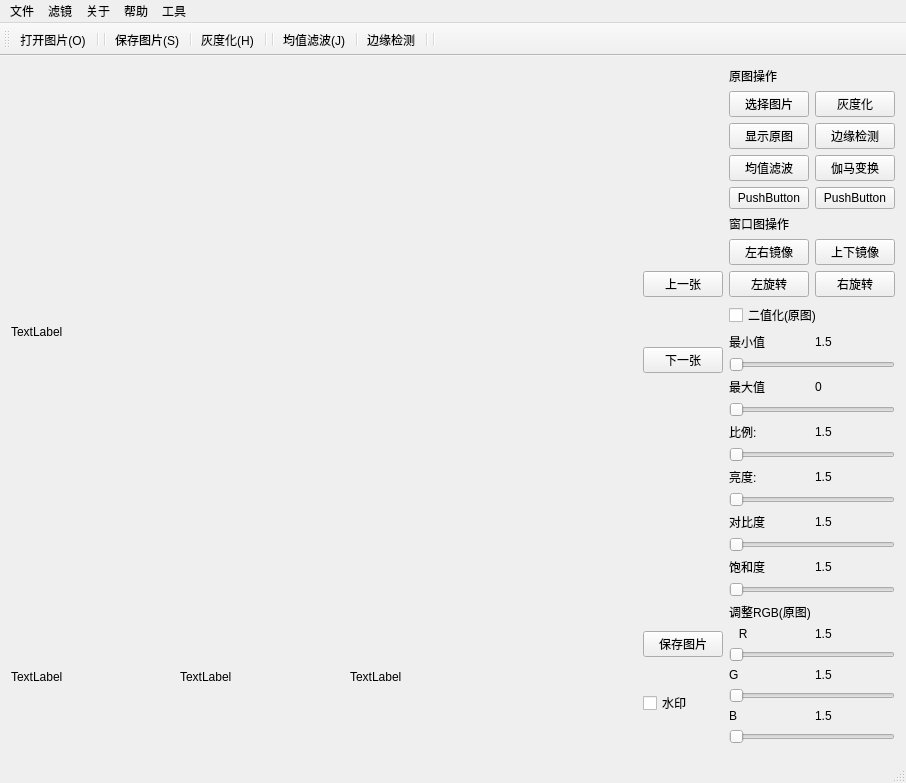
<?xml version="1.0" encoding="UTF-8"?>
<ui version="4.0">
 <class>Qt5DigitalImageProcessingClass</class>
 <widget class="QMainWindow" name="Qt5DigitalImageProcessingClass">
  <property name="geometry">
   <rect>
    <x>0</x>
    <y>0</y>
    <width>906</width>
    <height>705</height>
   </rect>
  </property>
  <property name="windowTitle">
   <string>Qt5DigitalImageProcessing</string>
  </property>
  <widget class="QWidget" name="centralWidget">
   <layout class="QGridLayout" name="gridLayout_5">
    <item row="9" column="11">
     <widget class="QPushButton" name="pushButtonNextImg">
      <property name="text">
       <string>下一张</string>
      </property>
     </widget>
    </item>
    <item row="3" column="11">
     <layout class="QGridLayout" name="gridLayout_14"/>
    </item>
    <item row="4" column="11">
     <layout class="QHBoxLayout" name="horizontalLayout_2"/>
    </item>
    <item row="11" column="12">
     <layout class="QGridLayout" name="gridLayout_3">
      <item row="3" column="0">
       <widget class="QLabel" name="labelColorG">
        <property name="text">
         <string>G</string>
        </property>
       </widget>
      </item>
      <item row="5" column="0">
       <widget class="QLabel" name="labelColorB">
        <property name="text">
         <string>B</string>
        </property>
       </widget>
      </item>
      <item row="1" column="0">
       <widget class="QLabel" name="labelColorR">
        <property name="text">
         <string>   R       </string>
        </property>
       </widget>
      </item>
      <item row="2" column="0" colspan="2">
       <widget class="QSlider" name="horizontalSliderScale_6">
        <property name="orientation">
         <enum>Qt::Horizontal</enum>
        </property>
       </widget>
      </item>
      <item row="4" column="0" colspan="2">
       <widget class="QSlider" name="horizontalSliderScale_7">
        <property name="orientation">
         <enum>Qt::Horizontal</enum>
        </property>
       </widget>
      </item>
      <item row="1" column="1">
       <widget class="QLabel" name="labelColorRNum">
        <property name="text">
         <string>1.5</string>
        </property>
       </widget>
      </item>
      <item row="3" column="1">
       <widget class="QLabel" name="labelColorGNum">
        <property name="text">
         <string>1.5</string>
        </property>
       </widget>
      </item>
      <item row="5" column="1">
       <widget class="QLabel" name="labelColorBNum">
        <property name="text">
         <string>1.5</string>
        </property>
       </widget>
      </item>
      <item row="6" column="0" colspan="2">
       <widget class="QSlider" name="horizontalSliderScale_8">
        <property name="orientation">
         <enum>Qt::Horizontal</enum>
        </property>
       </widget>
      </item>
      <item row="0" column="0" colspan="2">
       <widget class="QLabel" name="label_3">
        <property name="text">
         <string>调整RGB(原图)</string>
        </property>
       </widget>
      </item>
     </layout>
    </item>
    <item row="11" column="10">
     <layout class="QGridLayout" name="gridLayout_9"/>
    </item>
    <item row="11" column="9">
     <layout class="QGridLayout" name="gridLayout_7"/>
    </item>
    <item row="10" column="12">
     <layout class="QGridLayout" name="gridLayout_2">
      <item row="0" column="0">
       <widget class="QLabel" name="labelScale">
        <property name="text">
         <string>比例:</string>
        </property>
       </widget>
      </item>
      <item row="2" column="1">
       <widget class="QLabel" name="labelLuminanceNum">
        <property name="text">
         <string>1.5</string>
        </property>
       </widget>
      </item>
      <item row="5" column="0">
       <widget class="QLabel" name="labelContrast">
        <property name="text">
         <string>对比度</string>
        </property>
       </widget>
      </item>
      <item row="5" column="1">
       <widget class="QLabel" name="labelContrastNum">
        <property name="text">
         <string>1.5</string>
        </property>
       </widget>
      </item>
      <item row="8" column="0" colspan="2">
       <widget class="QSlider" name="horizontalSliderSaturation">
        <property name="orientation">
         <enum>Qt::Horizontal</enum>
        </property>
       </widget>
      </item>
      <item row="0" column="1">
       <widget class="QLabel" name="labelScaleNum">
        <property name="text">
         <string>1.5</string>
        </property>
       </widget>
      </item>
      <item row="2" column="0">
       <widget class="QLabel" name="labelLuminance">
        <property name="text">
         <string>亮度:</string>
        </property>
       </widget>
      </item>
      <item row="7" column="0">
       <widget class="QLabel" name="labelSaturation">
        <property name="text">
         <string>饱和度</string>
        </property>
       </widget>
      </item>
      <item row="3" column="0" colspan="2">
       <widget class="QSlider" name="horizontalSliderLuminance">
        <property name="orientation">
         <enum>Qt::Horizontal</enum>
        </property>
       </widget>
      </item>
      <item row="6" column="0" colspan="2">
       <widget class="QSlider" name="horizontalSliderContrast">
        <property name="orientation">
         <enum>Qt::Horizontal</enum>
        </property>
       </widget>
      </item>
      <item row="7" column="1">
       <widget class="QLabel" name="labelSaturationNum">
        <property name="text">
         <string>1.5</string>
        </property>
       </widget>
      </item>
      <item row="1" column="0" colspan="2">
       <widget class="QSlider" name="horizontalSliderScale">
        <property name="orientation">
         <enum>Qt::Horizontal</enum>
        </property>
       </widget>
      </item>
     </layout>
    </item>
    <item row="10" column="11">
     <layout class="QGridLayout" name="gridLayout_6"/>
    </item>
    <item row="11" column="11">
     <layout class="QGridLayout" name="gridLayout_10">
      <item row="2" column="1">
       <widget class="QPushButton" name="pushButtonSaveImg">
        <property name="text">
         <string>保存图片</string>
        </property>
       </widget>
      </item>
      <item row="3" column="1">
       <widget class="QCheckBox" name="checkBoxWaterMark">
        <property name="text">
         <string>水印</string>
        </property>
       </widget>
      </item>
     </layout>
    </item>
    <item row="0" column="0" rowspan="11" colspan="11">
     <widget class="QLabel" name="labelShow">
      <property name="toolTipDuration">
       <number>0</number>
      </property>
      <property name="text">
       <string>TextLabel</string>
      </property>
     </widget>
    </item>
    <item row="2" column="11">
     <layout class="QGridLayout" name="gridLayout_12"/>
    </item>
    <item row="9" column="12">
     <layout class="QGridLayout" name="gridLayout_11">
      <item row="4" column="0" colspan="2">
       <widget class="QSlider" name="horizontalSliderThrMax">
        <property name="orientation">
         <enum>Qt::Horizontal</enum>
        </property>
       </widget>
      </item>
      <item row="1" column="1">
       <widget class="QLabel" name="labelThreshMinNum">
        <property name="text">
         <string>1.5</string>
        </property>
       </widget>
      </item>
      <item row="1" column="0">
       <widget class="QLabel" name="labelThreshMin">
        <property name="text">
         <string>最小值</string>
        </property>
       </widget>
      </item>
      <item row="3" column="1">
       <widget class="QLabel" name="labelThreshMaxNum">
        <property name="text">
         <string>0</string>
        </property>
       </widget>
      </item>
      <item row="2" column="0" colspan="2">
       <widget class="QSlider" name="horizontalSliderThrMin">
        <property name="orientation">
         <enum>Qt::Horizontal</enum>
        </property>
       </widget>
      </item>
      <item row="3" column="0">
       <widget class="QLabel" name="labelThreshMax">
        <property name="text">
         <string>最大值</string>
        </property>
       </widget>
      </item>
      <item row="0" column="0" colspan="2">
       <widget class="QCheckBox" name="checkBoxThreshold">
        <property name="text">
         <string>二值化(原图)</string>
        </property>
       </widget>
      </item>
     </layout>
    </item>
    <item row="11" column="0" rowspan="2" colspan="9">
     <layout class="QHBoxLayout" name="horizontalLayout">
      <item>
       <widget class="QLabel" name="labelOther1">
        <property name="text">
         <string>TextLabel</string>
        </property>
       </widget>
      </item>
      <item>
       <widget class="QLabel" name="labelOther2">
        <property name="text">
         <string>TextLabel</string>
        </property>
       </widget>
      </item>
      <item>
       <widget class="QLabel" name="labelOther3">
        <property name="text">
         <string>TextLabel</string>
        </property>
       </widget>
      </item>
     </layout>
    </item>
    <item row="6" column="11">
     <layout class="QHBoxLayout" name="horizontalLayout_3"/>
    </item>
    <item row="8" column="11">
     <widget class="QPushButton" name="pushButtonPreImg">
      <property name="text">
       <string>上一张</string>
      </property>
     </widget>
    </item>
    <item row="0" column="12" rowspan="9">
     <layout class="QGridLayout" name="gridLayout">
      <item row="1" column="0">
       <widget class="QPushButton" name="pushButtonSelectImage">
        <property name="text">
         <string>选择图片</string>
        </property>
       </widget>
      </item>
      <item row="8" column="1">
       <widget class="QPushButton" name="pushButtonTurnRight">
        <property name="text">
         <string>右旋转</string>
        </property>
       </widget>
      </item>
      <item row="6" column="0" colspan="2">
       <widget class="QLabel" name="label_2">
        <property name="text">
         <string>窗口图操作</string>
        </property>
       </widget>
      </item>
      <item row="8" column="0">
       <widget class="QPushButton" name="pushButtonTurnLeft">
        <property name="text">
         <string>左旋转</string>
        </property>
       </widget>
      </item>
      <item row="1" column="1">
       <widget class="QPushButton" name="pushButtonCvtGray">
        <property name="text">
         <string>灰度化</string>
        </property>
       </widget>
      </item>
      <item row="0" column="0" colspan="2">
       <widget class="QLabel" name="label">
        <property name="text">
         <string>原图操作</string>
        </property>
       </widget>
      </item>
      <item row="3" column="1">
       <widget class="QPushButton" name="pushButtonEdgeDetection">
        <property name="text">
         <string>边缘检测</string>
        </property>
       </widget>
      </item>
      <item row="3" column="0">
       <widget class="QPushButton" name="pushButtonShowOriginImg">
        <property name="text">
         <string>显示原图</string>
        </property>
       </widget>
      </item>
      <item row="7" column="0">
       <widget class="QPushButton" name="pushButtonMirrorHorizontal">
        <property name="text">
         <string>左右镜像</string>
        </property>
       </widget>
      </item>
      <item row="4" column="1">
       <widget class="QPushButton" name="pushButtonGamma">
        <property name="text">
         <string>伽马变换</string>
        </property>
       </widget>
      </item>
      <item row="7" column="1">
       <widget class="QPushButton" name="pushButtonMirrorVertical">
        <property name="text">
         <string>上下镜像</string>
        </property>
       </widget>
      </item>
      <item row="4" column="0">
       <widget class="QPushButton" name="pushButtonMeanFilter">
        <property name="text">
         <string>均值滤波</string>
        </property>
       </widget>
      </item>
      <item row="5" column="0">
       <widget class="QPushButton" name="pushButton">
        <property name="text">
         <string>PushButton</string>
        </property>
       </widget>
      </item>
      <item row="5" column="1">
       <widget class="QPushButton" name="pushButton_2">
        <property name="text">
         <string>PushButton</string>
        </property>
       </widget>
      </item>
     </layout>
    </item>
   </layout>
  </widget>
  <widget class="QMenuBar" name="menuBar">
   <property name="geometry">
    <rect>
     <x>0</x>
     <y>0</y>
     <width>906</width>
     <height>22</height>
    </rect>
   </property>
   <widget class="QMenu" name="menuFile">
    <property name="title">
     <string>文件</string>
    </property>
    <addaction name="actionOpen"/>
    <addaction name="actionSave"/>
   </widget>
   <widget class="QMenu" name="menuImgFilters">
    <property name="title">
     <string>滤镜</string>
    </property>
    <addaction name="actionCvtGray"/>
    <addaction name="actionMeanFilter"/>
    <addaction name="actionEdgeDetect"/>
   </widget>
   <widget class="QMenu" name="menuAbout">
    <property name="title">
     <string>关于</string>
    </property>
    <addaction name="actionAbout"/>
   </widget>
   <widget class="QMenu" name="menuHelp">
    <property name="title">
     <string>帮助</string>
    </property>
    <addaction name="actionHelp"/>
   </widget>
   <widget class="QMenu" name="menuTools_2">
    <property name="title">
     <string>工具</string>
    </property>
    <addaction name="actionLanguage"/>
   </widget>
   <addaction name="menuFile"/>
   <addaction name="menuImgFilters"/>
   <addaction name="menuAbout"/>
   <addaction name="menuHelp"/>
   <addaction name="menuTools_2"/>
  </widget>
  <widget class="QStatusBar" name="statusBar"/>
  <widget class="QToolBar" name="toolBar">
   <property name="windowTitle">
    <string>toolBar</string>
   </property>
   <property name="toolButtonStyle">
    <enum>Qt::ToolButtonIconOnly</enum>
   </property>
   <attribute name="toolBarArea">
    <enum>TopToolBarArea</enum>
   </attribute>
   <attribute name="toolBarBreak">
    <bool>false</bool>
   </attribute>
   <addaction name="actionOpen"/>
   <addaction name="separator"/>
   <addaction name="separator"/>
   <addaction name="actionSave"/>
   <addaction name="separator"/>
   <addaction name="actionCvtGray"/>
   <addaction name="separator"/>
   <addaction name="separator"/>
   <addaction name="actionMeanFilter"/>
   <addaction name="separator"/>
   <addaction name="actionEdgeDetect"/>
   <addaction name="separator"/>
   <addaction name="separator"/>
  </widget>
  <action name="actionNew">
   <property name="icon">
    <iconset resource="Qt5DigitalImageProcessing.qrc">
     <normaloff>:/Images/images/filenew.png</normaloff>:/Images/images/filenew.png</iconset>
   </property>
   <property name="text">
    <string>新建文件</string>
   </property>
   <property name="toolTip">
    <string>新建文件</string>
   </property>
  </action>
  <action name="actionDock">
   <property name="icon">
    <iconset resource="Qt5DigitalImageProcessing.qrc">
     <normaloff>:/Images/images/zoom-in.png</normaloff>:/Images/images/zoom-in.png</iconset>
   </property>
   <property name="text">
    <string>显示Dock</string>
   </property>
  </action>
  <action name="actionOpen">
   <property name="icon">
    <iconset resource="Qt5DigitalImageProcessing.qrc">
     <normaloff>:/Images/images/picture.png</normaloff>:/Images/images/picture.png</iconset>
   </property>
   <property name="text">
    <string>打开图片(O)</string>
   </property>
   <property name="toolTip">
    <string>打开文件(O)</string>
   </property>
  </action>
  <action name="actionSave">
   <property name="icon">
    <iconset resource="Qt5DigitalImageProcessing.qrc">
     <normaloff>:/Images/images/save.png</normaloff>:/Images/images/save.png</iconset>
   </property>
   <property name="text">
    <string>保存图片(S)</string>
   </property>
   <property name="toolTip">
    <string>保存图片(S)</string>
   </property>
  </action>
  <action name="actionSaveAnother">
   <property name="icon">
    <iconset resource="Qt5DigitalImageProcessing.qrc">
     <normaloff>:/Images/images/filesaveas.png</normaloff>:/Images/images/filesaveas.png</iconset>
   </property>
   <property name="text">
    <string>另存为...</string>
   </property>
   <property name="toolTip">
    <string>另存为</string>
   </property>
  </action>
  <action name="actionAbout">
   <property name="icon">
    <iconset resource="Qt5DigitalImageProcessing.qrc">
     <normaloff>:/Images/images/about.png</normaloff>:/Images/images/about.png</iconset>
   </property>
   <property name="text">
    <string>关于(A)</string>
   </property>
   <property name="toolTip">
    <string>关于(A)</string>
   </property>
  </action>
  <action name="actionHelp">
   <property name="icon">
    <iconset resource="Qt5DigitalImageProcessing.qrc">
     <normaloff>:/Images/images/help.png</normaloff>:/Images/images/help.png</iconset>
   </property>
   <property name="text">
    <string>帮助(H)</string>
   </property>
   <property name="toolTip">
    <string>帮助(H)</string>
   </property>
  </action>
  <action name="actionLanguage">
   <property name="icon">
    <iconset resource="Qt5DigitalImageProcessing.qrc">
     <normaloff>:/Images/images/zh-en.png</normaloff>:/Images/images/zh-en.png</iconset>
   </property>
   <property name="text">
    <string>切换中英(L)</string>
   </property>
   <property name="toolTip">
    <string>切换中英(L)</string>
   </property>
  </action>
  <action name="actionLeft">
   <property name="icon">
    <iconset resource="Qt5DigitalImageProcessing.qrc">
     <normaloff>:/Images/images/left.png</normaloff>:/Images/images/left.png</iconset>
   </property>
   <property name="text">
    <string>左对齐</string>
   </property>
  </action>
  <action name="actionRight">
   <property name="icon">
    <iconset resource="Qt5DigitalImageProcessing.qrc">
     <normaloff>:/Images/images/right.png</normaloff>:/Images/images/right.png</iconset>
   </property>
   <property name="text">
    <string>右对齐</string>
   </property>
  </action>
  <action name="actionCenter">
   <property name="icon">
    <iconset resource="Qt5DigitalImageProcessing.qrc">
     <normaloff>:/Images/images/center.png</normaloff>:/Images/images/center.png</iconset>
   </property>
   <property name="text">
    <string>居中</string>
   </property>
  </action>
  <action name="actionVideo">
   <property name="icon">
    <iconset resource="Qt5DigitalImageProcessing.qrc">
     <normaloff>:/Images/images/video.png</normaloff>:/Images/images/video.png</iconset>
   </property>
   <property name="text">
    <string>打开视频(V)</string>
   </property>
   <property name="toolTip">
    <string>打开视频(V)</string>
   </property>
  </action>
  <action name="actionCvtGray">
   <property name="icon">
    <iconset resource="Qt5DigitalImageProcessing.qrc">
     <normaloff>:/Images/images/gray.png</normaloff>:/Images/images/gray.png</iconset>
   </property>
   <property name="text">
    <string>灰度化(H)</string>
   </property>
   <property name="toolTip">
    <string>灰度化(H)</string>
   </property>
  </action>
  <action name="actionMeanFilter">
   <property name="icon">
    <iconset resource="Qt5DigitalImageProcessing.qrc">
     <normaloff>:/Images/images/junzhi.png</normaloff>:/Images/images/junzhi.png</iconset>
   </property>
   <property name="text">
    <string>均值滤波(J)</string>
   </property>
   <property name="toolTip">
    <string>均值滤波(J)</string>
   </property>
  </action>
  <action name="actionEdgeDetect">
   <property name="icon">
    <iconset resource="Qt5DigitalImageProcessing.qrc">
     <normaloff>:/Images/images/bianyuan.png</normaloff>:/Images/images/bianyuan.png</iconset>
   </property>
   <property name="text">
    <string>边缘检测</string>
   </property>
  </action>
  <action name="actionGammaAndOriImg">
   <property name="icon">
    <iconset resource="Qt5DigitalImageProcessing.qrc">
     <normaloff>:/Images/images/fuhe.png</normaloff>:/Images/images/fuhe.png</iconset>
   </property>
   <property name="text">
    <string>边缘+原图(Y)</string>
   </property>
   <property name="toolTip">
    <string>边缘+原图(Y)</string>
   </property>
  </action>
  <action name="actionGamma">
   <property name="icon">
    <iconset resource="Qt5DigitalImageProcessing.qrc">
     <normaloff>:/Images/images/gamma.png</normaloff>:/Images/images/gamma.png</iconset>
   </property>
   <property name="text">
    <string>伽马变换(G)</string>
   </property>
   <property name="toolTip">
    <string>伽马变换(G)</string>
   </property>
  </action>
 </widget>
 <layoutdefault spacing="6" margin="11"/>
 <resources>
  <include location="Qt5DigitalImageProcessing.qrc"/>
 </resources>
 <connections>
  <connection>
   <sender>actionOpen</sender>
   <signal>triggered()</signal>
   <receiver>Qt5DigitalImageProcessingClass</receiver>
   <slot>on_pushButtonSelectImage_clicked()</slot>
   <hints>
    <hint type="sourcelabel">
     <x>-1</x>
     <y>-1</y>
    </hint>
    <hint type="destinationlabel">
     <x>612</x>
     <y>377</y>
    </hint>
   </hints>
  </connection>
  <connection>
   <sender>horizontalSliderThrMin</sender>
   <signal>valueChanged(int)</signal>
   <receiver>Qt5DigitalImageProcessingClass</receiver>
   <slot>thresholdNumChange()</slot>
   <hints>
    <hint type="sourcelabel">
     <x>773</x>
     <y>342</y>
    </hint>
    <hint type="destinationlabel">
     <x>553</x>
     <y>333</y>
    </hint>
   </hints>
  </connection>
  <connection>
   <sender>horizontalSliderThrMax</sender>
   <signal>valueChanged(int)</signal>
   <receiver>Qt5DigitalImageProcessingClass</receiver>
   <slot>thresholdNumChange()</slot>
   <hints>
    <hint type="sourcelabel">
     <x>755</x>
     <y>378</y>
    </hint>
    <hint type="destinationlabel">
     <x>660</x>
     <y>383</y>
    </hint>
   </hints>
  </connection>
  <connection>
   <sender>horizontalSliderLuminance</sender>
   <signal>valueChanged(int)</signal>
   <receiver>Qt5DigitalImageProcessingClass</receiver>
   <slot>adjustLuminanceAndContrast()</slot>
   <hints>
    <hint type="sourcelabel">
     <x>756</x>
     <y>454</y>
    </hint>
    <hint type="destinationlabel">
     <x>680</x>
     <y>450</y>
    </hint>
   </hints>
  </connection>
  <connection>
   <sender>horizontalSliderContrast</sender>
   <signal>valueChanged(int)</signal>
   <receiver>Qt5DigitalImageProcessingClass</receiver>
   <slot>adjustLuminanceAndContrast()</slot>
   <hints>
    <hint type="sourcelabel">
     <x>787</x>
     <y>484</y>
    </hint>
    <hint type="destinationlabel">
     <x>668</x>
     <y>491</y>
    </hint>
   </hints>
  </connection>
  <connection>
   <sender>actionCvtGray</sender>
   <signal>triggered()</signal>
   <receiver>Qt5DigitalImageProcessingClass</receiver>
   <slot>on_pushButtonCvtGray_clicked()</slot>
   <hints>
    <hint type="sourcelabel">
     <x>-1</x>
     <y>-1</y>
    </hint>
    <hint type="destinationlabel">
     <x>452</x>
     <y>352</y>
    </hint>
   </hints>
  </connection>
  <connection>
   <sender>actionEdgeDetect</sender>
   <signal>triggered()</signal>
   <receiver>Qt5DigitalImageProcessingClass</receiver>
   <slot>on_pushButtonEdgeDetection_clicked()</slot>
   <hints>
    <hint type="sourcelabel">
     <x>-1</x>
     <y>-1</y>
    </hint>
    <hint type="destinationlabel">
     <x>452</x>
     <y>352</y>
    </hint>
   </hints>
  </connection>
  <connection>
   <sender>actionMeanFilter</sender>
   <signal>triggered()</signal>
   <receiver>Qt5DigitalImageProcessingClass</receiver>
   <slot>on_pushButtonMeanFilter_clicked()</slot>
   <hints>
    <hint type="sourcelabel">
     <x>-1</x>
     <y>-1</y>
    </hint>
    <hint type="destinationlabel">
     <x>452</x>
     <y>352</y>
    </hint>
   </hints>
  </connection>
  <connection>
   <sender>actionSave</sender>
   <signal>triggered()</signal>
   <receiver>Qt5DigitalImageProcessingClass</receiver>
   <slot>on_pushButtonSaveImg_clicked()</slot>
   <hints>
    <hint type="sourcelabel">
     <x>-1</x>
     <y>-1</y>
    </hint>
    <hint type="destinationlabel">
     <x>452</x>
     <y>352</y>
    </hint>
   </hints>
  </connection>
 </connections>
 <designerdata>
  <property name="gridDeltaX">
   <number>10</number>
  </property>
  <property name="gridDeltaY">
   <number>10</number>
  </property>
  <property name="gridSnapX">
   <bool>true</bool>
  </property>
  <property name="gridSnapY">
   <bool>true</bool>
  </property>
  <property name="gridVisible">
   <bool>true</bool>
  </property>
 </designerdata>
 <slots>
  <slot>on_pushButtonSelectImage_clicked()</slot>
  <slot>thresholdNumChange()</slot>
  <slot>adjustLuminanceAndContrast()</slot>
  <slot>on_pushButtonCvtGray_clicked()</slot>
  <slot>on_pushButtonEdgeDetection_clicked()</slot>
  <slot>on_pushButtonMeanFilter_clicked()</slot>
  <slot>on_pushButtonSaveImg_clicked()</slot>
 </slots>
</ui>
